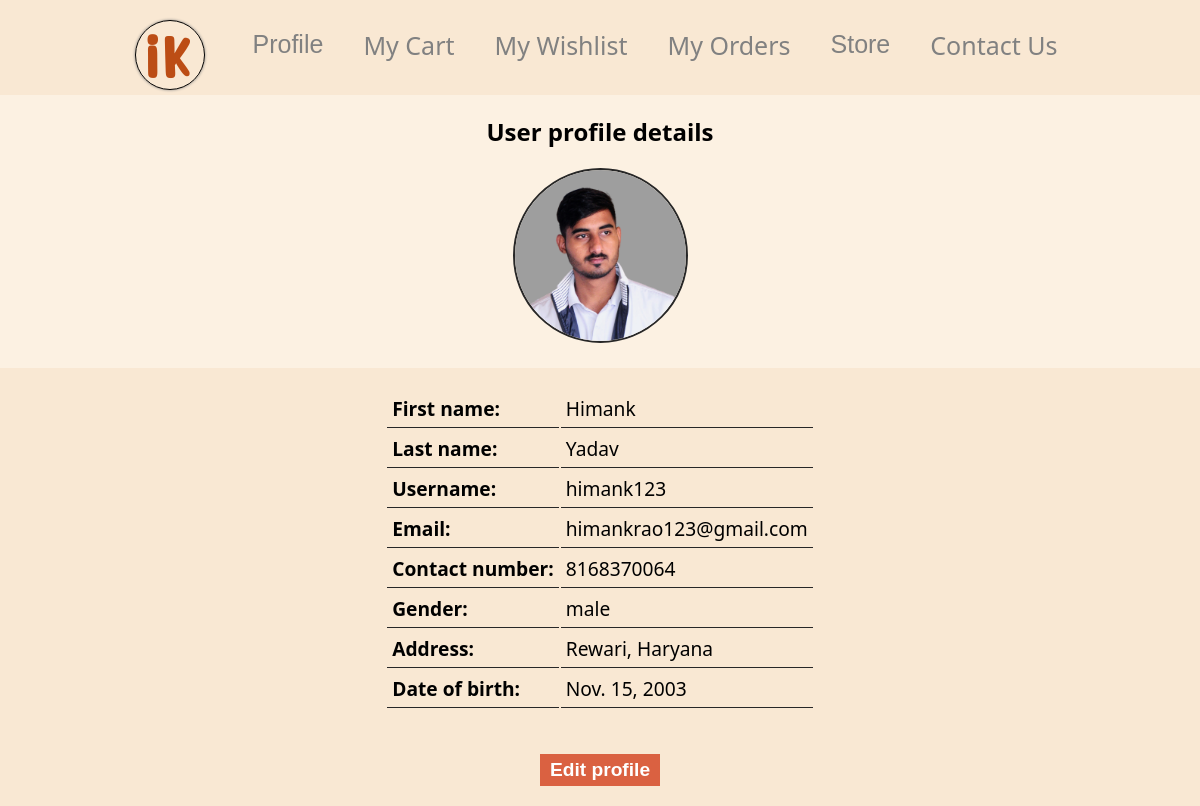
The app's page /profile/ (signed in) with its own data.
### ecapp/models.py (models this page shows, shortened)
class UserProfile(models.Model):
    userz = models.OneToOneField(User, on_delete=CASCADE)
    contactnumber = models.IntegerField()
    dateofbirth = models.DateField(auto_now=False, auto_now_add=False)
    address = models.CharField(max_length=100,default="nowhere")
    gender = models.CharField(max_length=20,choices=[('male','male'),('female','female'),('other','other')],default='male')
    profilePhoto = models.FileField(upload_to=user_directory_path)
    verified = models.BooleanField(default=False)
    verifycode = models.CharField(max_length=20,default="none")

### ecapp/views.py (the view)
# urls.py: path('profile/',views.profile,name="profile"),
def profile(request):
    if request.user.is_anonymous:
        redirect("/login")
    u = User.objects.get(username = request.user)
    up = UserProfile.objects.get(userz=request.user)
    user = {'fname':u.first_name,'lname':u.last_name,'email':u.email,'username':u.username,'contactnumber':up.contactnumber,'gender':up.gender,'dob':up.dateofbirth,'profilephoto':up.profilePhoto,'address':up.address}
    return render(request,'profile.html',user)

### templates/profile.html (shortened to what this page needs)
{% extends 'base2.html' %}
{% block css %}/static/css/profile.css{% endblock css %}
{% block body %}
    <div class="profilediv">
        <h2>User profile details</h2>
        <div class="imgdiv">
            <img class="profileimage" src="/media/{{ profilephoto }}" alt="profile photo">
        </div>
        <div class="detailsdiv">
            <table class="detailstable">
                <tr>
                    <td>First name:</td>
                    <td>{{ fname }}</td>
                </tr>
                <tr>
                    <td>Last name:</td>
                    <td>{{ lname }}</td>
                </tr>
                <tr>
                    <td>Username:</td>
                    <td>{{ username }}</td>
                </tr>
                <tr>
                    <td>Email:</td>
                    <td>{{ email }}</td>
                </tr>
                <tr>
                    <td>Contact number:</td>
                    <td>{{ contactnumber }}</td>
                </tr>
                <tr>
                    <td>Gender:</td>
                    <td>{{ gender }}</td>
                </tr>
                <tr>
                    <td>Address:</td>
                    <td>{{ address }}</td>
                </tr>
                <tr>
                    <td>Date of birth:</td>
                    <td>{{ dob }}</td>
                </tr>
            </table>
            <br><br>
            <a href="/editprofile" style="text-decoration:none;color:white;"><button class="editpbtn">Edit profile</button></a>
        </div>
    </div>
{% endblock body %}

### static/css/base2.css (style rules this page uses)
.bodyofbase { margin: 0%; padding: 0%; background-color: #FCF1E2; background-blend-mode: soft-light; font-family: system-ui, -apple-system, BlinkMacSystemFont, 'Segoe UI', Roboto, Oxygen, Ubuntu, Cantarell, 'Open Sans', 'Helvetica Neue', sans-serif; }
* { box-sizing: border-box; }

### static/css/profile.css (style rules this page uses)
.profilediv { width: 100%; display: flex; flex-direction: column; flex-wrap: nowrap; justify-content: center; text-align: center; }
.imgdiv { width: 100%; height: 200px; }
.imgdiv img { width: 175px; height: 175px; object-fit: cover; border: 2px solid rgb(39, 39, 39); border-radius: 50%; }
.detailsdiv { padding: 20px; width: 100%; text-align: center; background-color: #F9E8D3; }
.detailstable { width: max-content; text-align: left; margin: 0 auto; font-size: larger; }
.detailstable td { padding: 5px; }
.detailstable td:first-child { font-weight: bold; }
.detailstable td:last-child { font-weight: normal; }
.detailstable td { border-bottom: 1px solid rgb(39, 39, 39); }
.editpbtn { background-color: #d64e2cde; border: none; font-size: larger; font-weight: bold; padding: 5px 10px; color: white; }

### records on screen
UserProfile: profilePhoto (picture), gender "male", address "Rewari, Haryana", dateofbirth "Nov. 15, 2003"

### other values on screen
{{ fname }} "Himank"
{{ lname }} "Yadav"
{{ username }} "himank123"
{{ email }} "himankrao123@gmail.com"
{{ contactnumber }} "8168370064"
